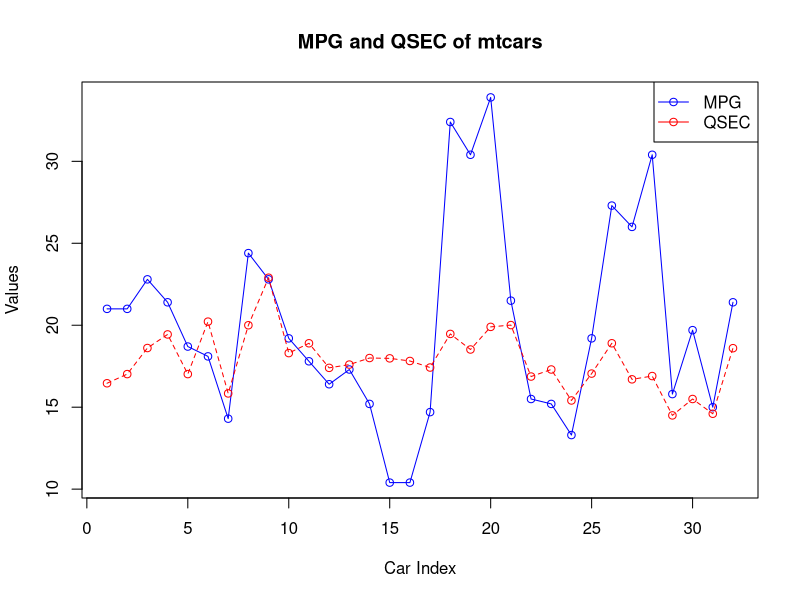

Write the R code that produced this figure.
#192211059
# Load the mtcars dataset
data("mtcars")

# Plot mpg and qsec as multiple lines in a single plot
# We will use the 'matplot' function which is designed for such purposes
matplot(mtcars[, c("mpg", "qsec")], type = "o", pch = 1, col = c("blue", "red"), 
        xlab = "Car Index", ylab = "Values", main = "MPG and QSEC of mtcars")

# Add a legend to the plot
legend("topright", legend = c("MPG", "QSEC"), col = c("blue", "red"), pch = 1, lty = 1)
